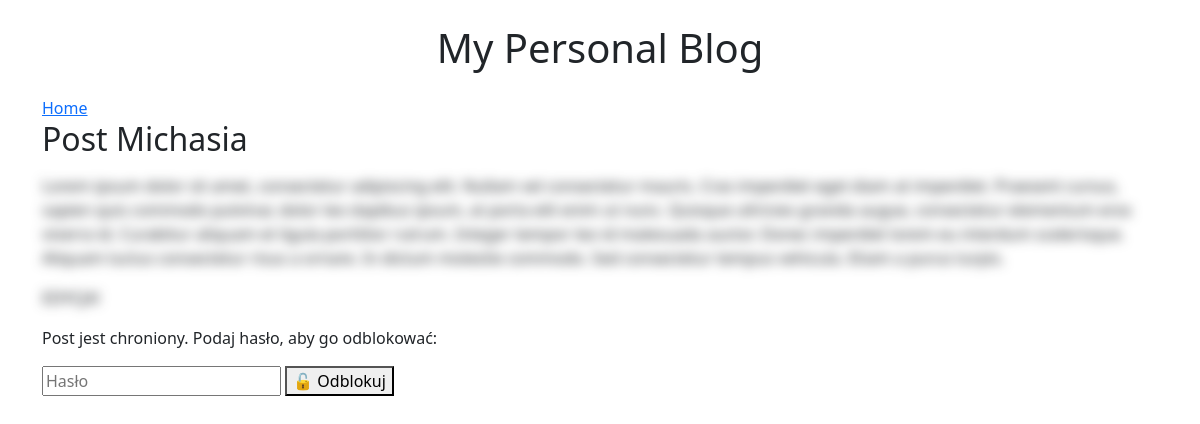
Screenshot of /post/9/ with the database file from the repository.
### blog/models.py (models this page shows, shortened)
class Post(models.Model):
    title = models.CharField(max_length=255)
    body = models.TextField()
    created_on = models.DateTimeField(auto_now_add=True)
    last_modified = models.DateTimeField(auto_now=True)
    categories = models.ManyToManyField("Category", related_name="posts")
    author = models.ForeignKey(User, on_delete=models.CASCADE, null=True, blank=True)  # 👈 nowość
    visibility = models.CharField(max_length=10, choices=VISIBILITY_CHOICES, default='public')
    password = models.CharField(max_length=100, blank=True, null=True)
    def is_protected(self):
        return bool(self.password)

### blog/views.py (the view, shortened to what this page needs)
# urls.py: path("post/<int:pk>/", views.blog_detail, name="blog_detail"),
def blog_detail(request, pk):
    post = get_object_or_404(Post, pk=pk)
    if post.visibility == 'private' and post.author != request.user:
        return render(request, "blog/private_forbidden.html", status=403)
    if request.user.is_authenticated:
        session_key = f"user_{request.user.id}_unlocked_post_{post.pk}"
    else:
        session_key = f"anon_unlocked_post_{post.pk}"
    unlocked = request.session.get(session_key, False)
    if post.is_protected() and not unlocked:
        return render(request, "blog/detail_locked.html", {"post": post})

### blog/templates/blog/detail_locked.html (shortened to what this page needs)
{% extends "base.html" %}
{% block page_title %}
<h2>{{ post.title }}</h2>
{% endblock %}
{% block page_content %}
<div class="blur-box">
    <p>{{ post.body|linebreaks }}</p>
</div>
<form method="post">
    <p>Post jest chroniony. Podaj hasło, aby go odblokować:</p>
    <input type="password" name="password" placeholder="Hasło">
    <button type="submit">🔓 Odblokuj</button>
</form>
{% endblock %}

### blog/templates/blog/detail_locked.html (style rules this page uses)
.blur-box { filter: blur(6px); pointer-events: none; user-select: none; }

### rows the page displays
Post: title "Post Michasia", body "Lorem ipsum dolor sit amet, consectetur adipiscing elit. Nullam vel consectetur mauris. Cras imperdiet eget diam at imperdiet. Praesent cursus, sapien quis commodo pulvinar, dolor leo dapibus ipsum, at porta elit enim ut nunc. Quisque ultricies gravida augue, consectetur elementum eros viverra id. Curabitur aliquam et ligula porttitor rutrum. Integer tempor leo id malesuada auctor. Donec imperdiet lorem eu interdum scelerisque. Aliquam luctus consectetur risus a ornare. In dictum molestie commodo. Sed consectetur tempus vehicula. Etiam a purus turpis. EDYCJA!"
